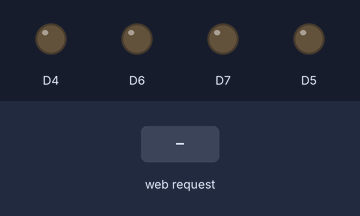
Recording of a sketch running on a simulated ESP8266 (NodeMCU). Parts: output pins drawn as LEDs (lit = HIGH). Inputs (shaded band) come from the test bench. WiFi joins after 1.5 s; servers stay silent unless stated; what the sketch prints to the serial monitor is not drawn.

Above: at 2.7 s.
2.8 s: HTTP request GET /CAR=UP received
At 3.6 s:
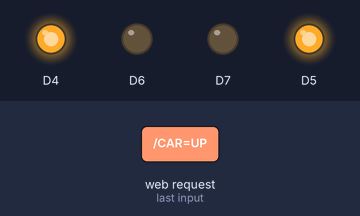
5.3 s: HTTP request GET /CAR=DOWN received
At 6.1 s:
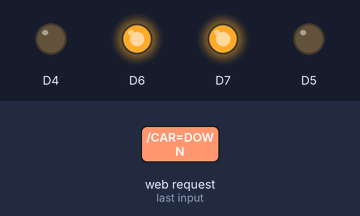
7.8 s: HTTP request GET /CAR=LEFT received
At 8.6 s:
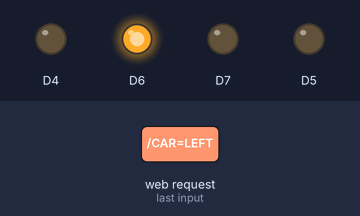
10.3 s: HTTP request GET /CAR=RIGHT received
At 11.1 s:
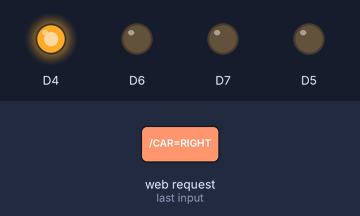
Timing chart, 0 to 13.3 s (numbered marks = the images above; inputs shaded):
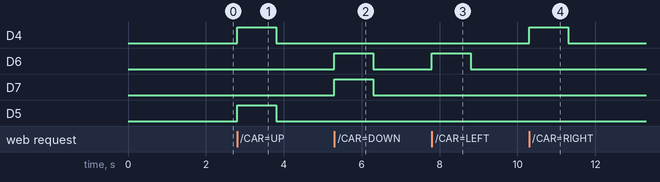

Measured:
- after the input at 2.8 s, D4, D5: LOW → HIGH at once, → LOW 1.0 s later
- after the input at 5.3 s, D6, D7: LOW → HIGH at once, → LOW 1.0 s later
- after the input at 7.8 s, D6: LOW → HIGH at once, → LOW 1.0 s later
- after the input at 10.3 s, D4: LOW → HIGH at once, → LOW 1.0 s later

The sketch:

REMOTECAR.ino
```cpp
#include <ESP8266WiFi.h>
const char* ssid = "your wifi ssid/name"; //wifi ssid / wifi name
const char* password = "your wifi password"; //wifi password
WiFiServer server(80); //creates a server of http port 80
void setup() {
 Serial.begin(115200); //make sure the baud rate is same in serial monitor
 delay(10);
 pinMode(D4, OUTPUT);
 pinMode(D5, OUTPUT);
 pinMode(D6, OUTPUT);
 pinMode(D7, OUTPUT);
 // Connect to WiFi network
 Serial.print("Connecting to ");
 Serial.println(ssid);
 WiFi.begin(ssid, password);
 while (WiFi.status() != WL_CONNECTED) {
   delay(500);
   Serial.print(".");
 }
 Serial.println("");
 Serial.println("WiFi connected to");
 Serial.print(ssid);
 // Start the server
 server.begin();
 Serial.println("Server started");
 // Print the IP address
 Serial.print("Use this URL to connect: ");
 Serial.print("http://");
 Serial.print(WiFi.localIP());
 Serial.println("/");
}
void loop() {
 // Check if a client has connected
 WiFiClient client = server.available();
 //serial.println(client);
 if (client==0) {
   return;
 }
 Serial.println("Client connected");
 // Wait until the client sends some data
 while(!client.available()){
  Serial.print(".");
   delay(500);
 }
 String request = client.readStringUntil('\r');
 //Serial.println(request);
 client.flush();
 // Match the request
 int i=0;
 if (request.indexOf("/CAR=UP") != -1)  {
   digitalWrite(D4,HIGH);
   digitalWrite(D5,HIGH);
   delay(1000);
   digitalWrite(D4,LOW);
   digitalWrite(D5,LOW);
   i=1;
 }
 if (request.indexOf("/CAR=DOWN") != -1)  {
   digitalWrite(D6, HIGH);
   digitalWrite(D7,HIGH);
   delay(1000);
   digitalWrite(D6, LOW);
   digitalWrite(D7,LOW);
   i=2;
 }
 if (request.indexOf("/CAR=LEFT") != -1)  {
   digitalWrite(D6, HIGH);
   digitalWrite(D5,LOW);
   delay(1000);
   digitalWrite(D6, LOW);
   i=3;
 }
 if (request.indexOf("/CAR=RIGHT") != -1)  {
   digitalWrite(D4,HIGH);
   digitalWrite(D7,LOW);
   delay(1000);
   digitalWrite(D4, LOW);
   i=4;
 }
 if (request.indexOf("/CAR=RESETBUTTONS") != -1)  {
  digitalWrite(D4, LOW);
  digitalWrite(D5, LOW);
  digitalWrite(D6, LOW);
  digitalWrite(D7, LOW);
   i=5;
 }


// Set ledPin according to the request
//digitalWrite(ledPin, value);
 // Return the response
 client.println("HTTP/1.1 200 OK");
 client.println("Content-Type: text/html");
 client.println(""); //  do not forget this one
 client.println("<!DOCTYPE HTML>");
 client.println("<html>");
 client.print("<body style='background: #FF0000'>");
 client.println("<h1 align ='center'>");
 client.println("<font-color='#FF0000'>");
 client.println("REMOTE CAR BY STP");
 client.println("</font>");
 client.println("</h1>");
 client.println("<bg color ='#00ff00'>");
 client.println("</bg>");
 client.println("<p align ='center'>");
 client.print("car is now: ");
 client.println("</p>");
 if(i==1) {
   client.println("<p align ='center'>");
   client.print(" MOVING FWD");
   client.println("</p>");
 }
 else if(i==2) {
   client.println("<p align ='center'>");
   client.print(" MOVING BACKWARD");
   client.println("</p>");
 }
 else if(i==3) {
   client.println("<p align ='center'>");
   client.print(" MOVING LEFT");
   client.println("</p>");
 }
 else if(i==4) {
   client.println("<p align ='center'>");
   client.print(" MOVING RIGHT");
   client.println("</p>");
 }
 else{
  client.println("<p align ='center'>");
  client.print(" CAR ACTIVE");
  client.println("</p>");
  }

 client.println("<br><br>");
 client.println("<p align ='center'>");
 client.println("<a  href=\"/CAR=UP\"\"><button>FORWARD </button></a>");
 client.println("<a  href=\"/CAR=DOWN\"\"><button>BACKWARD </button></a><br />");
 client.println("<a  href=\"/CAR=LEFT\"\"><button>LEFT </button></a>");
 client.println("<a  href=\"/CAR=RIGHT\"\"><button>RIGHT </button></a><br />");
 client.println("<a  href=\"/CAR=RESETBUTTON\"\"><button>reset button </button></a><br />");

 client.println("</p>");
 client.println("<p>");
 client.println("<marquee direction='right'>");
 client.println("test piece");
 client.println("</marquee>");
 client.println("</p>");
 client.println("</body>");
 client.println("</html>");
 delay(1);
 Serial.println(" response sent");
 Serial.println("");
}
```
